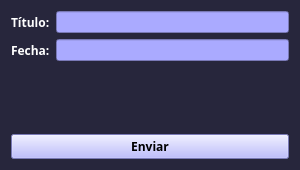
<?xml version="1.0" encoding="UTF-8"?>
<ui version="4.0">
 <class>FormOrganigrama</class>
 <widget class="QWidget" name="FormOrganigrama">
  <property name="geometry">
   <rect>
    <x>0</x>
    <y>0</y>
    <width>300</width>
    <height>170</height>
   </rect>
  </property>
  <property name="minimumSize">
   <size>
    <width>0</width>
    <height>170</height>
   </size>
  </property>
  <property name="maximumSize">
   <size>
    <width>300</width>
    <height>100</height>
   </size>
  </property>
  <property name="windowTitle">
   <string>Titulo Del Organigrama</string>
  </property>
  <property name="styleSheet">
   <string notr="true">background-color:#27263c;</string>
  </property>
  <layout class="QVBoxLayout" name="verticalLayout">
   <item>
    <layout class="QFormLayout" name="formLayout">
     <item row="0" column="0">
      <widget class="QLabel" name="titulo_label">
       <property name="font">
        <font>
         <family>Candara</family>
         <weight>75</weight>
         <bold>true</bold>
        </font>
       </property>
       <property name="styleSheet">
        <string notr="true">color:white;</string>
       </property>
       <property name="text">
        <string>Título:</string>
       </property>
      </widget>
     </item>
     <item row="0" column="1">
      <widget class="QLineEdit" name="titulo_lineEdit">
       <property name="styleSheet">
        <string notr="true">background-color:rgb(170, 170, 255);</string>
       </property>
       <property name="maxLength">
        <number>20</number>
       </property>
      </widget>
     </item>
     <item row="1" column="0">
      <widget class="QLabel" name="label">
       <property name="font">
        <font>
         <family>Candara</family>
         <weight>75</weight>
         <bold>true</bold>
        </font>
       </property>
       <property name="styleSheet">
        <string notr="true">color:white;</string>
       </property>
       <property name="text">
        <string>Fecha:</string>
       </property>
      </widget>
     </item>
     <item row="1" column="1">
      <widget class="QLineEdit" name="fecha_lineEdit">
       <property name="styleSheet">
        <string notr="true">background-color:rgb(170, 170, 255);</string>
       </property>
       <property name="maxLength">
        <number>10</number>
       </property>
      </widget>
     </item>
    </layout>
   </item>
   <item>
    <widget class="QPushButton" name="enviar_button">
     <property name="font">
      <font>
       <family>Candara</family>
       <weight>75</weight>
       <bold>true</bold>
      </font>
     </property>
     <property name="cursor">
      <cursorShape>PointingHandCursor</cursorShape>
     </property>
     <property name="styleSheet">
      <string notr="true">background-color:rgb(170, 170, 255);</string>
     </property>
     <property name="text">
      <string>Enviar</string>
     </property>
    </widget>
   </item>
  </layout>
 </widget>
 <resources/>
 <connections/>
</ui>
